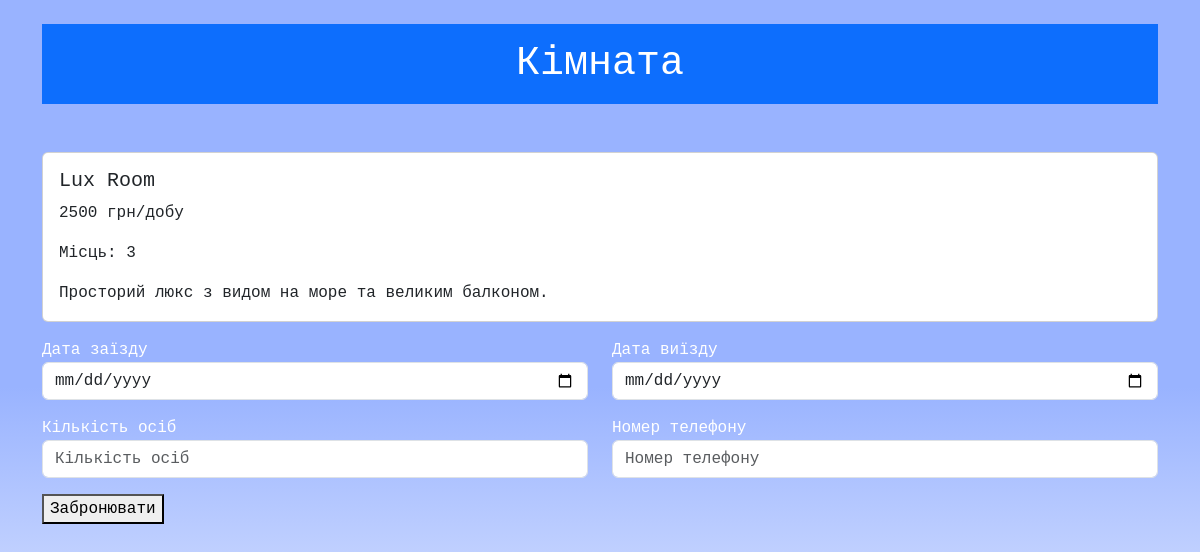
The app's page /room/2 with its own data.
### booking_app/models.py (models this page shows, shortened)
class Room(models.Model):
    TYPE_CHOICES =  [
        ('standart', 'Standart'),
        ('lux', 'Lux'),
        ('suite', 'Suite'),
        ('family', 'Family'),
        ('single', 'Single'),
        ('double', 'Double'),
        ('twin', 'Twin'),
    ]
    title = models.CharField(max_length = 100)
    price = models.IntegerField()
    photo = models.ImageField(upload_to = 'rooms/', null = True, blank = True)
    description = models.TextField(null = True, blank = True)
    capacity  = models.IntegerField(default = 2)
    type_room = models.CharField(choices = TYPE_CHOICES, max_length = 50, default = 'standart')

### booking_app/views.py (the view)
# urls.py: path('room/<int:room_id>', views.room_page, name = 'home'),
def room_page(request, room_id):
    room = Room.objects.get(id=room_id)
    context = {
        'room': room,
    }
    return render(request, 'room_page.html', context)

### templates/room_page.html (shortened to what this page needs)
{% extends "base.html" %}
{% block content %}
<h1 class = 'bg-primary p-3 mb-5 text-center'>Кімната</h1>
    <div class = 'card'>
        <div class = "card-body">
            <h5 class = 'card-title'>{{room.title}}</h5>
            <p class = "card-text">{{room.price}} грн/добу</p>
            <p class = "card-text">Місць: {{room.capacity}}</p>
            <p class = "card-text">{{room.description}}</p>
        </div>
    </div>
<form method = "post">
    <div class="row my-3">
        <div class="col">
            <label for="checkin">Дата заїзду</label>
            <input type="date" name="check_in" required class="form-control" id="checkin" placeholder="Дата заїзду" aria-label="First name">
        </div>
        <div class="col">
            <label for="checkout">Дата виїзду</label>
            <input type="date" name="check_out" required class="form-control" id="checkout" placeholder="Дата виїзду" aria-label="Last name">
        </div>
    </div>
    <div class="row my-3">
        <div class="col">
            <label for="guests">Кількість осіб</label>
            <input type="number" name="guests" required class="form-control" id="guests" placeholder="Кількість осіб" aria-label="Кількість осіб">
        </div>
        <div class="col">
            <label for="phone">Номер телефону</label>
            <input type="tel" name="phone" required class="form-control" id="phone" placeholder="Номер телефону" aria-label="Номер телефону">
        </div>
    </div>
    <button type = "submit">Забронювати</button>
</form>
{% endblock %}

### static/css/style.css (style rules this page uses)
body { background: #99b3ff; background: linear-gradient(180deg, rgba(153, 179, 255, 1) 47%, rgba(255, 255, 255, 1) 100%); font-family:'Courier New', Courier, monospace; color: white; min-height: 100vh; }

### records on screen
Room: title "Lux Room", price "2500", capacity "3", description "Просторий люкс з видом на море та великим балконом."
